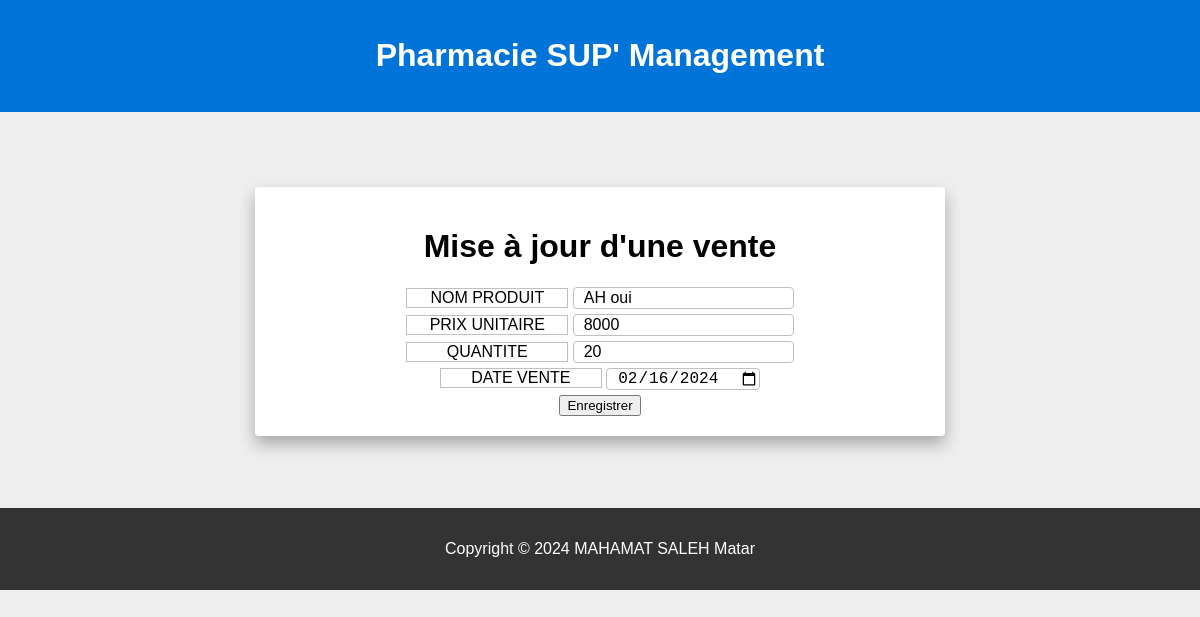
Screenshot of /traitement/update_vente.php?id=1 with the database file from the repository.
### tables this page shows
CREATE TABLE `ventes` (
  `id` int(11) NOT NULL,
  `nom_prod` varchar(50) NOT NULL,
  `prix_unit` int(11) NOT NULL,
  `quantite` int(11) NOT NULL,
  `date_vente` date NOT NULL
);

### traitement/update_vente.php (the view, shortened to what this page needs)
<!DOCTYPE html>
<html lang="fr">
<head>
    <link rel="stylesheet" href="../style.css">
</head>
<body>
    <?php
        require_once(__DIR__ . "/connexion_bdd.php");
        require_once(__DIR__ . "/headerTrtmt.php");
        $id = $_GET['id'];
        $reqSlct = $bdd -> prepare("SELECT * FROM ventes WHERE id = :id");
        $reqSlct -> execute([
            'id' => $id
        ]);
        $vente = $reqSlct -> fetch();
    ?>
    <div class="container">
        <form action="" method="POST">
            <h1>Mise à jour d'une vente</h1>
            <div class="group">
                    <label for="nom_prod">NOM PRODUIT</label>
                    <input type="text" name="nom_prod" id="nom_prod" class="formInput" value="<?php echo $vente['nom_prod']; ?>">
                </div>
                <div class="group">
                    <label for="prix_unit">PRIX UNITAIRE</label>
                    <input type="number" name="prix_unit" id="prix_unit" class="formInput" value="<?php echo $vente['prix_unit']; ?>">
                </div>
                <div class="group">
                    <label for="quantite">QUANTITE</label>
                    <input type="number" name="quantite" id="quantite" class="formInput" value="<?php echo $vente['quantite']; ?>">
                </div>
                <div class="group">
                    <label for="date_vente">DATE VENTE</label>
                    <input type="date" name="date_vente" id="date_vente" class="formInput" value="<?php echo $vente['date_vente']; ?>">
                </div>
                    <input type="submit" name="enregistrer" id="enregistrer" class="button" value="Enregistrer">
        </form>
    </div>
    ?> <br><br><br><br>
    <?php
        require_once("../footer.php");
    ?>
</body>
</html>

### style.css (style rules this page uses)
body { font-family: Arial, sans-serif; margin: 0; padding: 0; }
body { background: #eee; font-family: Arial, sans-serif; margin: 0; padding: 0; }
.container { margin: auto; margin-top: 75px; text-align: center; width: 650px; max-width: 90%; height: 100%; padding: 20px; background: white; border-radius: 4px; box-shadow: 0 8px 16px rgba(0, 0, 0, .3); }
.container form { margin: 0 130px 0 130px; }
.container form .formInput { background: white; border-radius: 4px; border: 1px solid silver; padding-left: 10px; font-size: 16px; }
.container form div label { border: 1px solid silver; display: inline-block; width: 160px; }

### traitement/update_vente.php (style rules this page uses)
.group { margin-bottom: 5px; }

### rows the page displays
ventes: nom_prod "AH oui", prix_unit "8000", quantite "20", date_vente "02/16/2024"
